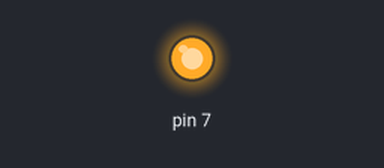
Bench run of a sketch on a simulated Arduino Uno, built with avr-gcc and run on an emulated ATmega328P. Shown: output pins drawn as LEDs (lit = HIGH).

Above: at 0.5 s.
At 8.0 s:
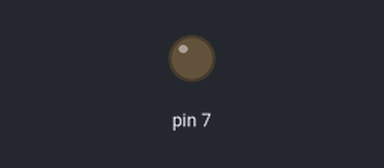
Timing chart, 0 to 14.3 s (numbered marks = the images above):
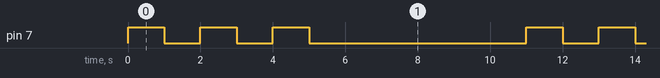

The sketch:

10_16520446_01c.ino
```cpp
#define fl(dtype, var, start, end, step) for (dtype var = start; ((start < end) ? var < end : var > end); var+=step)

void setup()
{
  pinMode(7, OUTPUT);
}

void loop()
{
  fl (int, counter, 0, 3, 1) {
  		digitalWrite(7, HIGH);
    	delay(1000);
        digitalWrite(7, LOW);
    	delay(1000);
  }
  delay(5000);
}
```

Measured:
- by itself, pin 7: repeats every 11.0 s: 2 × (LOW 1.0 s, HIGH 1.0 s), LOW 6.0 s, HIGH 1.0 s
- by itself, everything shown: repeats every 11.0 s, in 6 steps
